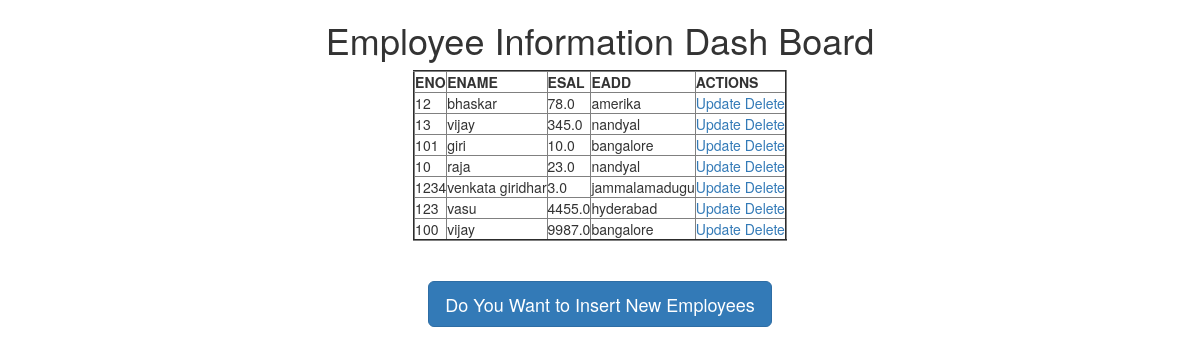
The page / on the database its author committed.
### curdapp/models.py (models this page shows)
class Employee(models.Model):
    eno=models.IntegerField()
    ename=models.CharField(max_length=30)
    sal=models.FloatField()
    eadd=models.CharField(max_length=45)

### curdapp/views.py (the view)
# urls.py: url(r'^$',views.show_view),
def show_view(request):
    employee=Employee.objects.all()
    return render(request,'curdapp/index.html',{'employee':employee})

### templates/curdapp/index.html
<!DOCTYPE html>
{% extends 'curdapp/base.html' %}
 {% block body_block %}
     <h1>Employee Information Dash Board</h1>
     <table border="2">
     <thead>
     <th>ENO</th>
     <th>ENAME</th>
     <th>ESAL</th>
     <th>EADD</th>
     <th>ACTIONS</th>
     </thead>
     {% for emp in employee %}
         <tr>
         <td>{{ emp.eno }}</td>
         <td>{{ emp.ename }}</td>
         <td>{{ emp.sal }}</td>
         <td>{{ emp.eadd }}</td>
         <td>
             <a href="/update/{{ emp.id }}">Update</a>
             <a href="/delete/{{ emp.id }}">Delete</a>
         </td>
         </tr>
     {% endfor %}
     </table><br><br>
     <a href="/insert" class="btn btn-primary btn-lg">Do You Want to Insert New Employees</a>
    {% endblock %}

### templates/curdapp/base.html (shortened to what this page needs)
<!DOCTYPE html>
<html lang="en">
<head>
<link rel="stylesheet" href="https://maxcdn.bootstrapcdn.com/bootstrap/3.3.7/css/bootstrap.min.css"
>
</head>
<body>
<div class="container" align="center">
    {% block body_block %}
    {% endblock %}
</div>
</body>
</html>

### rows shown on the page
Employee: eno "12", ename "bhaskar", sal "78.0", eadd "amerika"
Employee: eno "13", ename "vijay", sal "345.0", eadd "nandyal"
Employee: eno "101", ename "giri", sal "10.0", eadd "bangalore"
Employee: eno "10", ename "raja", sal "23.0", eadd "nandyal"
Employee: eno "1234", ename "venkata giridhar", sal "3.0", eadd "jammalamadugu"
Employee: eno "123", ename "vasu", sal "4455.0", eadd "hyderabad"
Employee: eno "100", ename "vijay", sal "9987.0", eadd "bangalore"
